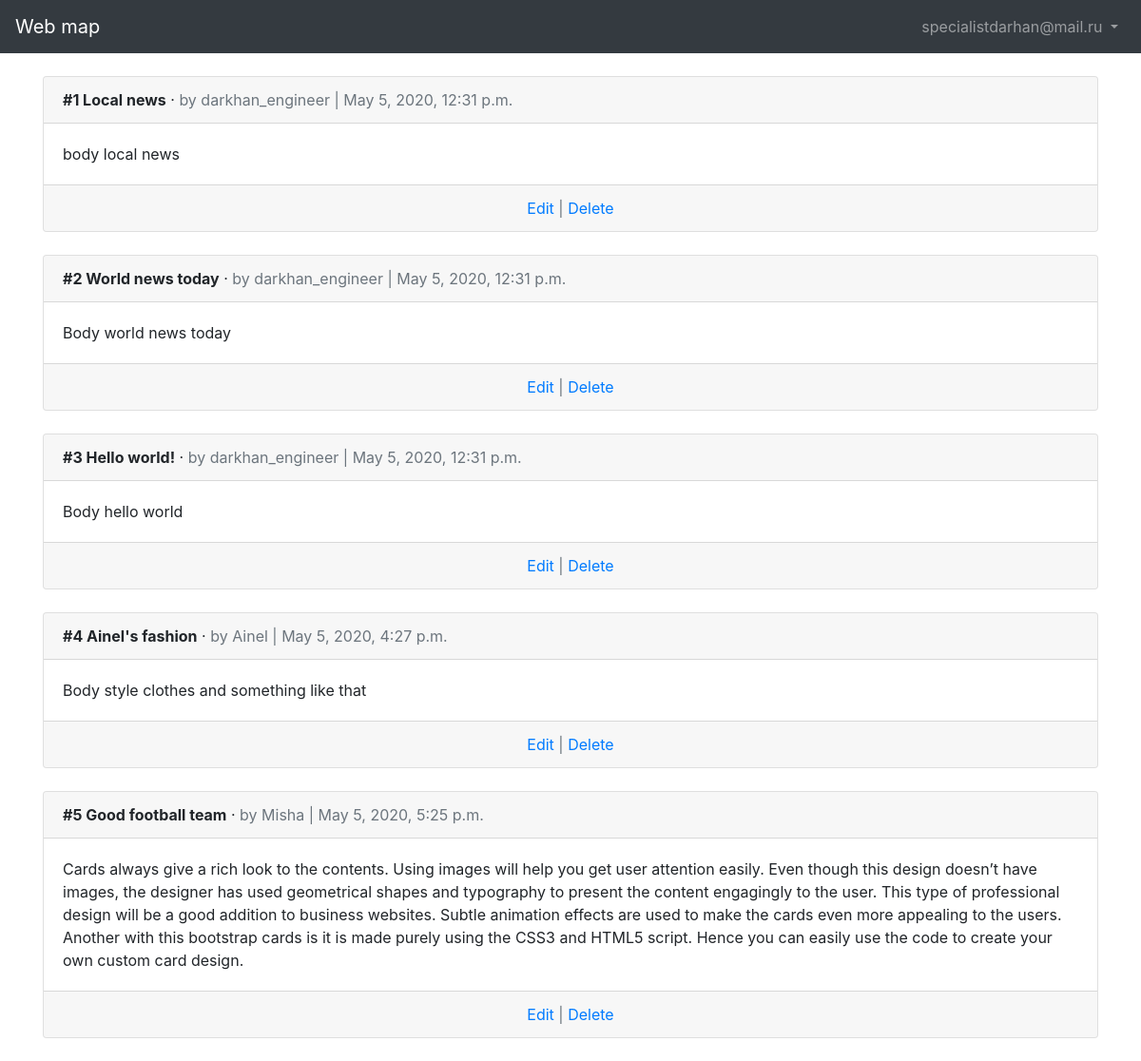
The page /articles/ (signed in) on the database its author committed.
### users/models.py (models this page shows)
class CustomUser(AbstractUser):
    age = models.PositiveIntegerField(_('your age'), null = True, blank = True)
    date_joined = models.DateTimeField(default=timezone.now)
    email = models.EmailField(_('email address'), unique = True)
    domens = ['online', 'csa', 'telecom']
    USERNAME_FIELD = 'email'
    REQUIRED_FIELDS = ['username', 'age']

### articles/models.py (models this page shows, shortened)
class Article(models.Model):
    title  = models.CharField(max_length = 255)
    body = models.TextField()
    date = models.DateTimeField(auto_now_add=True)
    author = models.ForeignKey(
        get_user_model(),
        on_delete = models.CASCADE,
    )
    @property
    def get_name(self):
        personal_name = get_user_model().objects.get(email=self.author)
        return personal_name.username

### articles/views.py (the view)
# urls.py: path('', ArticleListView.as_view(), name ='article_list'),
class ArticleListView(ListView):
    template_name = 'article_list.html'
    model = Article

### templates/article_list.html
{% extends 'base.html' %}
{%block content%}
{%for obj in object_list%}
<div class="card">
    <div class="card-header">
        <span class="font-weight-bold">#{{ forloop.counter }} {{obj.title}}</span> &middot;
        <span class="text-muted">by {{obj.get_name}} | {{obj.date}}</span>
    </div>
<div class="card-body">
    {{obj.body}}
</div>
<div class="card-footer text-center text-muted">
    <a href="">Edit</a> | <a href="">Delete</a>
</div>
</div>
<br />
{%endfor%}
{%endblock content%}

### templates/base.html (shortened to what this page needs)
<!doctype html>
<html lang="en">
  <head>
    <link rel="stylesheet" href="https://stackpath.bootstrapcdn.com/bootstrap/4.1.3/css/bootstrap.min.css">
  </head>
  <body>
    <nav class="navbar navbar-expand-md navbar-dark bg-dark mb-4">
      <a class="navbar-brand" href="{% url 'home' %}">Web map</a>
      <div class="collapse navbar-collapse" id="navbarCollapse">
        {% if user.is_authenticated %}
          <ul class="navbar-nav ml-auto">
            <li class="nav-item">
              <a class="nav-link dropdown-toggle" href="#" id="userMenu" data-toggle="dropdown" aria-haspopup="true" aria-expanded="false">
                {{ user.email }}
              </a>
            </li>
          </ul>
        {% endif %}
      </div>
    </nav>
    <div class="container">
      {% block content %}
      {% endblock content %}
    </div>
  </body>
</html>

### rows shown on the page
CustomUser: email "specialistdarhan@mail.ru"
Article: title "Local news", get_name "darkhan_engineer", date "May 5, 2020, 12:31 p.m.", body "body local news"
Article: title "World news today", get_name "darkhan_engineer", date "May 5, 2020, 12:31 p.m.", body "Body world news today"
Article: title "Hello world!", get_name "darkhan_engineer", date "May 5, 2020, 12:31 p.m.", body "Body hello world"
Article: title "Ainel's fashion", get_name "Ainel", date "May 5, 2020, 4:27 p.m.", body "Body style clothes and something like that"
Article: title "Good football team", get_name "Misha", date "May 5, 2020, 5:25 p.m.", body "Cards always give a rich look to the contents. Using images will help you get user attention easily. Even though this design doesn’t have images, the designer has used geometrical shapes and typography to present the content engagingly to the user. This type of professional design will be a good addition to business websites. Subtle animation effects are used to make the cards even more appealing to the users. Another with this bootstrap cards is it is made purely using the CSS3 and HTML5 script. Hence you can easily use the code to create your own custom card design."
